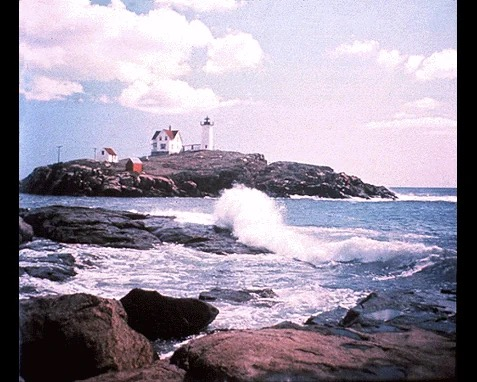
#> input picture references/Pasted Image 1.jpg, 477 x 382 px
$ python fetch-nubble-camera-observation.py --input '../references/Pasted Image 1.jpg'
#> lines starting #> are read from the running program, lines starting #| are printed output that depends on the picture; after the words box and inside, x2 and y2 are one past the last pixel; in counts of white or black regions, pixels touching at a corner belong together
#!/usr/bin/env python3
"""Reduce the live Nubble camera to display-safe visual calibration values.

The camera is used only as color/coverage ground truth. GOES remains the cloud
geometry source and the registered Luminary horizon remains fixed at row 291.
"""

from __future__ import annotations

import argparse
import json
import shutil
import subprocess
import tempfile
from datetime import datetime, timezone
from pathlib import Path

import numpy as np
from PIL import Image


DEFAULT_URL = "https://www.youtube.com/live/M6LiCaJKfMA"


def capture(url: str, destination: Path) -> None:
    if not shutil.which("yt-dlp") or not shutil.which("ffmpeg"):
        raise RuntimeError("live capture requires yt-dlp and ffmpeg")
    stream = subprocess.run(
        ["yt-dlp", "--no-warnings", "--get-url", "-f", "best[height<=720]", url],
        check=True, capture_output=True, text=True,
    ).stdout.splitlines()[0]
    subprocess.run(
        ["ffmpeg", "-loglevel", "error", "-y", "-i", stream, "-frames:v", "1", str(destination)],
        check=True,
    )


def analyze(path: Path, source_url: str) -> dict:
#> called with source_url = 'https://www.youtube.com/live/M6LiCaJKfMA'
    image = np.asarray(Image.open(path).convert("RGB"), dtype=np.float32)
    height, width = image.shape[:2]
#> height = 382; width = 477
    # The live camera's upper-center field is sky in every useful daytime
    # composition. Avoid the left utility poles and lower island/parking area.
    roi_bounds = (round(width * 0.22), round(height * 0.025),
                  round(width * 0.94), round(height * 0.30))
#> roi_bounds = (105, 10, 448, 115)
    x0, y0, x1, y1 = roi_bounds
#> x0 = 105; y0 = 10; x1 = 448; y1 = 115
    roi = image[y0:y1, x0:x1]
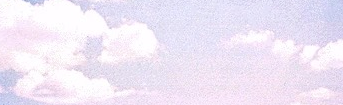
#> roi: shape (105, 343, 3) float32; mean R, G, B 239.2, 231, 245.8
    maximum = roi.max(axis=2)
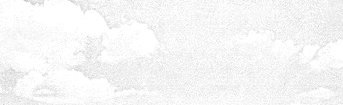
#> maximum: shape (105, 343) float32; min 189, max 255, mean 246.2
    minimum = roi.min(axis=2)
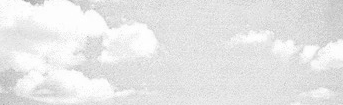
#> minimum: shape (105, 343) float32; min 158, max 255, mean 230.9
    saturation = (maximum - minimum) / np.maximum(maximum, 1.0)
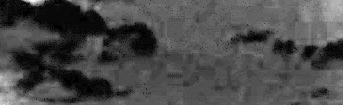
#> saturation: shape (105, 343) float32; min 0, max 0.217, mean 0.0629; drawn with min black and max white
    brightness = roi.mean(axis=2)
    blue = (roi[..., 2] > roi[..., 0] * 1.025) & (roi[..., 2] >= roi[..., 1] * 0.96)
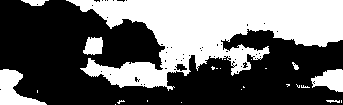
#> blue: shape (105, 343) bool; 40.2% white; 24 white regions (17 under 20 px), largest, box (x1, y1, x2, y2) and area: (66, 0, 343, 91) 12632, (0, 69, 47, 105) 812, (311, 69, 343, 92) 496
    valid = brightness > 55
#> valid: shape (105, 343) bool; every value is 1
    blue_valid = blue & valid
    palette_pixels = roi[blue_valid] if blue_valid.any() else roi[valid]
    sky_rgb = np.percentile(palette_pixels, 58, axis=0)
#> sky_rgb = [231, 225, 245]
    # Bright, weakly saturated pixels are visible clouds/haze. This estimate
    # calibrates GOES opacity; it does not replace the satellite cloud mask.
    cloud = valid & (saturation < 0.13) & (brightness > 145)
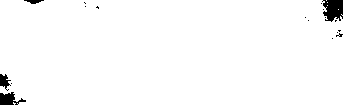
#> cloud: shape (105, 343) bool; 98% white; 18 black regions (14 under 20 px), largest, box (x1, y1, x2, y2) and area: (322, 0, 343, 22) 350, (0, 92, 26, 105) 194, (0, 74, 11, 91) 102, (24, 0, 44, 4) 48
    cloud_fraction = float(np.clip(cloud.sum() / max(valid.sum(), 1), 0.0, 1.0))
#> cloud_fraction = 0.98
    state = ("clear" if cloud_fraction < 0.10 else "few" if cloud_fraction < 0.30
             else "broken" if cloud_fraction < 0.72 else "overcast")
#> state = 'overcast'
    blue_fraction = float(blue_valid.sum() / max(valid.sum(), 1))
#> blue_fraction = 0.402
    confidence = float(np.clip(0.35 + blue_fraction * 0.85, 0.0, 1.0))
#> confidence = 0.691
    return {
        "schema": "luminary-nubble-camera-observation/v1",
        "observed_at": datetime.now(timezone.utc).isoformat().replace("+00:00", "Z"),
        "source": source_url,
        "role": "visual palette and cloud-coverage calibration only",
        "sky_rgb": [round(float(channel)) for channel in sky_rgb],
        "sky_state": state,
        "cloud_fraction": round(cloud_fraction, 3),
        "blue_fraction": round(blue_fraction, 3),
        "confidence": round(confidence, 3),
        "roi_px": {"x0": x0, "y0": y0, "x1": x1, "y1": y1},
        "registration_rule": "never infer or move the Luminary horizon from this camera",
    }


def main() -> None:
    parser = argparse.ArgumentParser(description=__doc__)
    parser.add_argument("--url", default=DEFAULT_URL)
    parser.add_argument("--input", type=Path, help="Analyze a local camera frame instead of fetching")
    parser.add_argument("--snapshot", type=Path, help="Retain the fetched frame for visual QA")
    parser.add_argument("--output", type=Path, help="Defaults to stdout")
    args = parser.parse_args()
    with tempfile.TemporaryDirectory(prefix="luminary-camera-") as directory:
        frame = args.input or Path(directory) / "nubble-live.jpg"
        if args.input is None:
            capture(args.url, frame)
        observation = analyze(frame, args.url)
#> observation = 11 items
        if args.snapshot:
            args.snapshot.parent.mkdir(parents=True, exist_ok=True)
            Image.open(frame).convert("RGB").save(args.snapshot, quality=92)
    encoded = json.dumps(observation, indent=2, sort_keys=True) + "\n"
    if args.output:
        args.output.parent.mkdir(parents=True, exist_ok=True)
        args.output.write_text(encoded)
    else:
        print(encoded, end="")
#> (printed output is left out)


if __name__ == "__main__":
    main()
